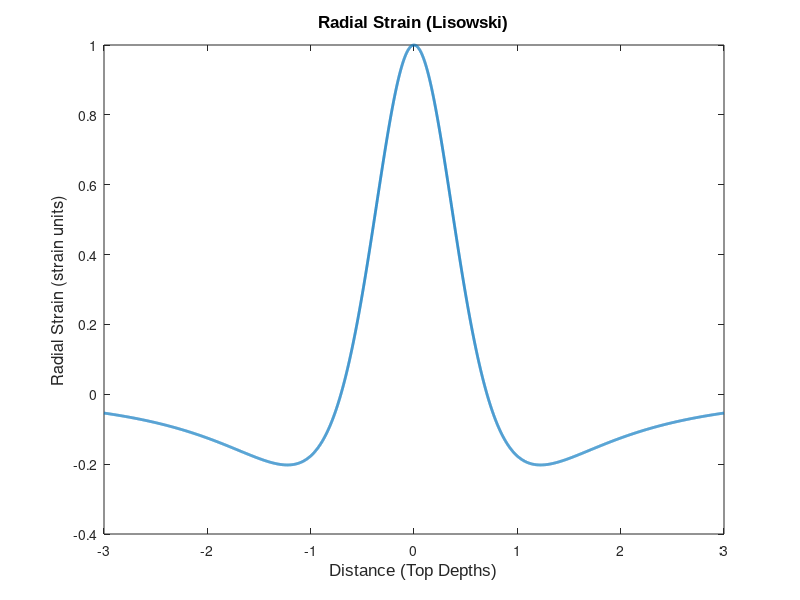

MATLAB code for this plot:
% Function to calculate the radial surface strain 
% from a spherical source at depth

%--------------------------------------------------

%variables:

% d = source depth [m]
% a = source radius [m]
% P = source pressure difference from surround [Pa]
% nu = Poisson Ratio
% G = Shear Modulus (Rigidity) [Pa]
% E = Young's Modulus [Pa]
% x = radial distance on the surface [m]
% ur = radial displacement

%----------------------------------------------------

clear all
close all
%Inputs

d = 5000;
a = 1000;    
P = 10e6;
nu = 0.25;
E = 20e9;
G = 8e9;
r = -15000:5:15000;
%r = sqrt(x.^2 + d.^2);


%calcuate ur from mogi equation
ur = P.*(a.^3).*(1-nu)./G.*(r./(r.^2+d.^2).^1.5);



% Calculations

% Err = radial displacement/radial distance
Rstrain = diff(ur)./diff(r);

% normalising factor
Normal = (3*P*(a^3))/(4*G*d^3);

norm_r_strain = Rstrain/((3*P*a^3)/(4*G*d^3));

source_depth = r/d;

plot(source_depth(1:6000), norm_r_strain, 'LineWidth', 2)

%-----------------------------------------------------------------------------------------

% Set Graph Title in fontsize
title('Radial Strain (Lisowski)', 'FontSize', 12, 'FontName', 'Arial');

% Set Axis
xlabel('Distance (Top Depths)', 'FontSize', 12, 'FontName', 'Arial')
ylabel('Radial Strain (strain units)', 'FontSize', 12)

% Set Graph Background Color
set(gca,'Color',[1 1 1]);

% Show Grid Lines
%grid minor
%grid
grid off

% Set Graph Limits
%xMin xMax yMin yMax
%axis([-1.e4 1.e4 -2e-7 10.5e-6])
waitforbuttonpress()

%legend command
%line_1_name = 'Analytical Model';
%line_2_name = 'Numerical Model';
%legend(line_1_name, line_2_name, 'Location','NorthEast')

%----------------------------------------------------------------------------------
% Save high resolution version of graph to working directory
%----------------------------------------------------------------------------------

% Save figure 1 to jpeg,called output_test.jpg
% at a resolution of 500 dots per inch
% text is (for commercial print) 300
% images are 2000
print(1,'-djpeg','liswoski_sphere_radial','-r500')

%----------------------------------------------------------------------------------



